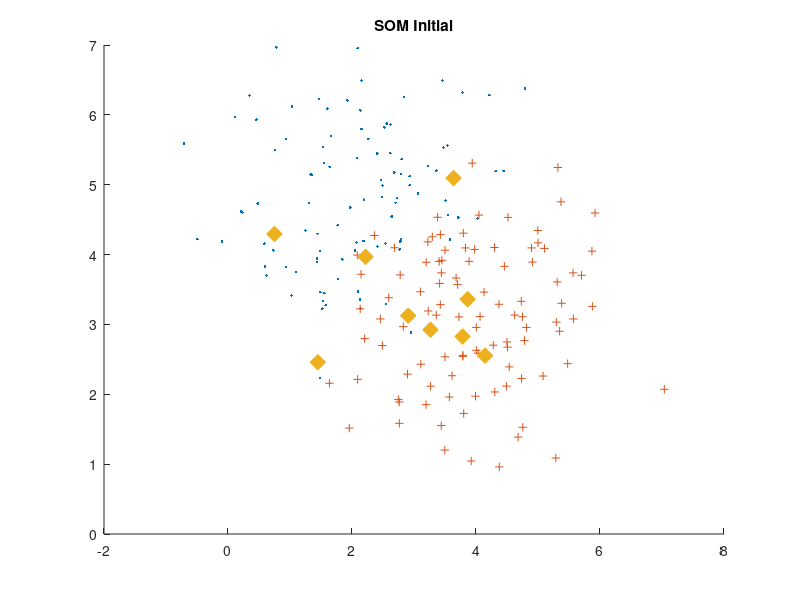

Write MATLAB code to recreate this figure. (Note: this script raises an error after producing the figure.)
clear all; clc;
X = mvnrnd([2 5], [1 1], 100); %OG data
Y = mvnrnd([4 3], [1 1], 100);

Z = vertcat(X,Y);

com = mean([Z(:,1) Z(:,2)]);

%neurons = mvnrnd([5 5], [5 5], 9); %Bad neuron initialization

neurons = mvnrnd([com(1) com(2)], [1 1], 9); %Good neuron initialization

figure
hold on
plot(X(:,1),X(:,2),'.'); %plot
plot(Y(:,1),Y(:,2),'+');
title('SOM Initial');
plot(neurons(:,1),neurons(:,2),'x','linewidth',8); %plot

Z = Z';
neurons = neurons';

learningrate = 0.05;

epochs = 200;

while(epochs > 1) %train for set epoch
BMU = [];
for i = 1:length(Z) %for each input vector
   dist = [];
   for j = 1:length(neurons) %for each neuron
   dist = [dist; (sqrt((neurons(1,j)-Z(1,i)).^2+(neurons(2,j)-Z(2,i)).^2))];
   %^makes a matrix of the distances from each neuron to the input vector
   end
   BMU = [BMU;findBMU(dist)]; %Calls fuction to find BMU for that iteration
end

%update loop
for j = 1:length(neurons) 
winners = [];
    for k = 1:length(BMU)
    %finds all input vectors for which each neuron is a winner
       if(j == BMU(k))
       winners = [winners;Z(1,k) Z(2,k)]; 
       end
    end
    if(isempty(winners) == 0)
        if(size(winners,1) > 1)
            mu = mean(winners);
        else
            mu = winners;
        end
    distance = [(neurons(1,j)-mu(1)) (neurons(2,j)-mu(2))];
    update = neurons(:,j)' - learningrate*distance;
    neurons(:,j) = update;
    %neurons move towards the mean of all winning points according to the
    %update rule and the learning rate set above.
    end
end
epochs = epochs - 1; %decrement number of epochs left
end

neurons = neurons';

figure
hold on
plot(X(:,1),X(:,2),'.'); %plot
plot(Y(:,1),Y(:,2),'+');
title('SOM final');
plot(neurons(:,1),neurons(:,2),'x','linewidth',8); %plot


function x = findBMU(dist)  %retrns index of closest neuron
minima = min(dist);
for i = 1:length(dist)
   if(dist(i) == minima)
       x = i;
   end
end
end
